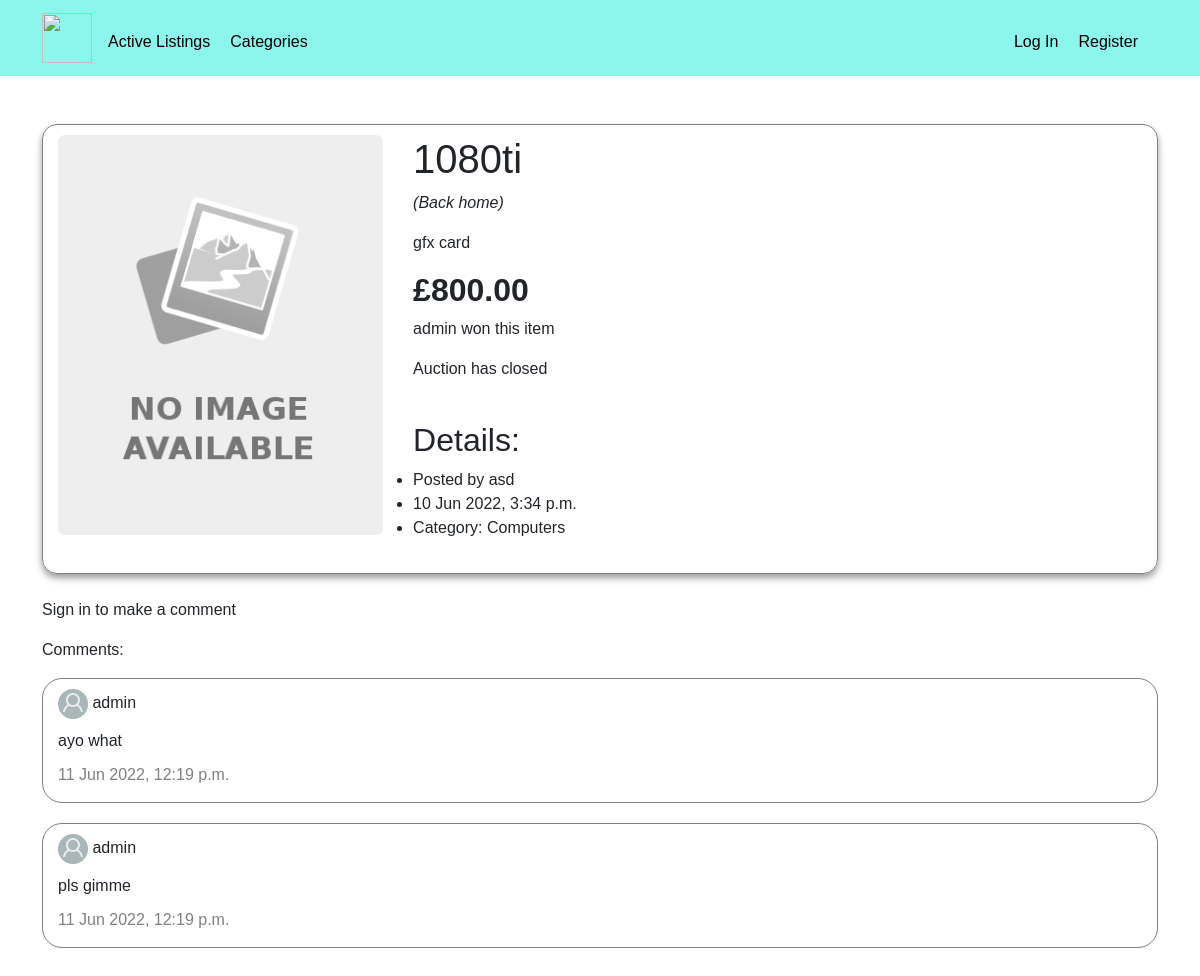
/listing/1, run on the app's committed database.
### auctions/models.py (models this page shows, shortened)
class Listing(models.Model):
    title = models.CharField(max_length=128)
    description = models.CharField(max_length=256, blank=True, null=True)
    starting_price = models.DecimalField(max_digits=9, decimal_places=2)
    listed_by = models.ForeignKey(User, on_delete=models.CASCADE, related_name="listings")
    category = models.ForeignKey(Categories,on_delete=models.CASCADE, blank=True, null=True)
    url = models.CharField(max_length=128, blank=True, null=True)
    date_created = models.DateTimeField(auto_now_add=True)
    active = models.BooleanField(default=True)
    owner = models.ForeignKey(User, on_delete=models.RESTRICT, blank=True, null=True)

class User(AbstractUser):
    pass

class Categories(models.Model):
    category = models.CharField(max_length=64)
    def __str__(self):
        return f"{self.category}"

class Comments(models.Model):
    user = models.ForeignKey(User, on_delete=models.CASCADE, related_name="user_comment")
    listing = models.ForeignKey(Listing, on_delete=models.CASCADE, related_name="listing_comment")
    comment = models.CharField(max_length=256)
    date = models.DateTimeField(auto_now_add=True)

### auctions/views.py (the view, shortened to what this page needs)
# urls.py: path("listing/<int:listing_id>", views.listing, name="listing"),
def listing(request, listing_id):
    try:
        listing = Listing.objects.get(pk=listing_id)
    except Listing.DoesNotExist:
        return render(request, "auctions/notFound.html")
    bids = Bid.objects.filter(listing_id=listing_id)
    length = len(bids)
    if length > 0:
        max = "{:.2f}".format(bids.aggregate(Max('bid_amount'))["bid_amount__max"])
    else:
        max = None
    try:
        comments = Comments.objects.filter(listing=listing).order_by('-date')
    except Comments.DoesNotExist:
        comments = None
    form = NewBidForm(request.POST)
    commentForm = MakeComment(request.POST)
    error = []
    try:
        Watchlist.objects.get(user=request.user, listing=listing)
        watched = True
    except:
        watched = False
    return render(request, "auctions/listing.html", {
        "listing": listing,
        "bidForm": NewBidForm(),
        "closeForm": CloseListing(),
        "watchForm": AddToWatchlist(),
        "removeForm": RemoveFromWatchlist(),
        "commentForm": MakeComment(),
        "length": length,
        "error": error,
        "max": max,
        "watched": watched,
        "comments": comments
    })

### auctions/templates/auctions/listing.html (shortened to what this page needs)
{% extends "auctions/layout.html" %}
{% load static %}
{% block body %}
    <div class="listing_container">
        <img id="listing_image" class="listing_container__image" src="{{ listing.url }}" alt="Item Image">
        <div class="listing_container__text">
        <h1>{{ listing.title }}</h1>
    <a class="back" href="{% url 'index' %}"><em><p>(Back home)</p></em></a>
    {% if listing.description %}
    <p>{{listing.description}}</p>
    {% else %}
    <p>No description given</p>
    {% endif %}
    <h2><strong>£{{listing.starting_price}}</strong></h2>
    {% if listing.active == True %}
    {% if error|length > 0 %}
        <p>{{error.0}}</p>
    {% endif %}
    {% if user.is_authenticated and listing.listed_by.id != user.id %}
    <form action="/listing/{{listing.id}}" method="post">
        {% csrf_token %}
        {{ bidForm }}
        <input type="submit" value="Place Bid" id="bid_button">
    </form>
    {% else %}
        {% if listing.listed_by.id != user.id %}
        <p><a href="{% url 'login' %}">Sign in to place a bid</a></p>
        {% endif %}
        {% endif %}
        <p>{{ length }} bid(s) so far {% if max and listing.listed_by.id == user.id %}(Max bid is £{{ max }}){% endif %}</p>
        {% else %}
        {% if listing.owner %}
            {% if listing.owner == request.user %}<p>Congrats! You won this item!</p>
            {% else %}<p>{{ listing.owner }} won this item</p>{% endif %}
        <p>Auction has closed</p>
        {% endif %}
        {% endif %}
     <br>
    <span class="details">
    <h2>Details:</h2>
    <ul>
        <li>Posted by <a href="{% url 'user' listing.listed_by.id %}">{{ listing.listed_by }}</a></li>
        <li> {{ listing.date_created }} </li>
        {% if listing.category %}
            <li>Category: {{ listing.category }}</li>
        {% else %}
            <li>No category given</li>
    {% endif %}
    </ul>
    </span>
    </div>
    </div>
    {% if user.is_authenticated %}
        <br>
        <form action="/listing/{{ listing.id }}" method="post" id="commentForm">
            {% csrf_token %}
            {{ commentForm.as_p }}
            <input type="submit" value="Post" id="postButton">
        </form>
    {% else %}
    <br>
        <p>Sign in to make a comment</p>
    {% endif %}
    {% if comments %}
        <p>Comments:</p>
        <div class="commentContainer">
        {% for comment in comments %}
            <div class="comment">
                <div class="user">
                    <img id="profilePic" src="{% static 'pp.jpg' %}" width="30" height="30">
                <a href="{% url 'user' comment.user.id %}">{{comment.user}}</a>
                </div>
               <p class="commentContent">{{ comment.comment }}</p>
               <p class="subtext date">{{ comment.date }}</p>
            </div>
        {% endfor %}
    {% else %}
            <p>No comments yet</p>
    {% endif %}
{% endblock %}

### auctions/templates/auctions/layout.html (shortened to what this page needs)
{% load static %}
<!DOCTYPE html>
<html lang="en">
    <head>
        <link href="https://cdn.jsdelivr.net/npm/bootstrap@5.1.3/dist/css/bootstrap.min.css" rel="stylesheet">
        <link href="{% static 'auctions/styles.css' %}" rel="stylesheet">
    </head>
    <body>
    <nav class="navbar navbar-expand-lg ">
        <div class="container">
        <a href="{% url 'index' %}" class="navbar-brand" id="title"><img src="{% static 'trolley.png '%}" width="50" height="50"></a>
        <div class="collapse navbar-collapse" id="navbarNav">
        <ul class="navbar-nav mr-auto mt-2">
            <li class="nav-item"><a  href="{% url 'index' %}">Active Listings</a></li>
            <li class="nav-item"><a  href="{% url 'categories' %}">Categories</a></li>
        </ul>
        {% if user.is_authenticated %}
        <ul class="navbar-nav mr-auto mt-2">
            <li class="nav-item"><a  href="{% url 'create_listing' %}">Create Listing</a></li>
            <li class="nav-item"><a  href="{% url 'watchlist' %}">Watchlist</a></li>
        </ul>
        <ul class="navbar-nav ms-auto mt-2">
            <li class="nav-item"><a  href="{% url 'user' user.id %}">Signed in as <strong>{{ user.username }}</strong></a></li>
            <li class="nav-item"><a  href="{% url 'logout' %}">Log Out</a></li>
        </ul>
        {% else %}
        <ul class="navbar-nav ms-auto mt-2">
            <li class="nav-item"><a href="{% url 'login' %}">Log In</a></li>
            <li class="nav-item"><a href="{% url 'register' %}">Register</a></li>
        </ul>
            {% endif %}
    </div>
    </div>
    </nav>
    <main class="container py-5 ">
        {% block body %}
        {% endblock %}
    </main>
    </body>
</html>

### auctions/static/auctions/styles.css (style rules this page uses)
*, *::before, *::after { box-sizing: border-box; font-family: "Montserrat", sans-serif; }
body { font-size: 2vh; background-color: white; }
html { overflow-y: scroll; }
.navbar { background-color: #8cf5ec; color: black; }
ul li { padding-right: 20px; }
a { color: inherit; }
a:link { text-decoration: none; }
#listing_image { height: 400px; width: auto; }
.listing_container { border: 1.5px solid grey; border-radius: 15px; box-shadow: 0px 4px 7px 0px rgba(0,0,0,0.4); padding: 10px 15px 15px; min-height: 450px; position: relative; }
.listing_container__image { margin: 0 30px 30px 0; float: left; }
.listing_container__text { display: inline; margin-bottom: 90px; }
.details { bottom: 0; left: 0; }
.subtext { color: grey; font-size: 16px; }
.commentContainer { display: flex; flex-direction: column; }
.comment { border-radius: 20px; border: 1.5px solid grey; padding: 10px 15px 15px; margin-bottom: 20px; }
.user { margin-bottom: 10px; }
.commentContent { margin-bottom: 10px; }
.date { margin-bottom: 0; }

### data on the page
Listing: title "1080ti", description "gfx card", starting_price "800.00", owner "admin", listed_by "asd", date_created "10 Jun 2022, 3:34 p.m.", category "Computers"
Comments: user "admin", comment "ayo what", date "11 Jun 2022, 12:19 p.m."
Comments: user "admin", comment "pls gimme", date "11 Jun 2022, 12:19 p.m."
